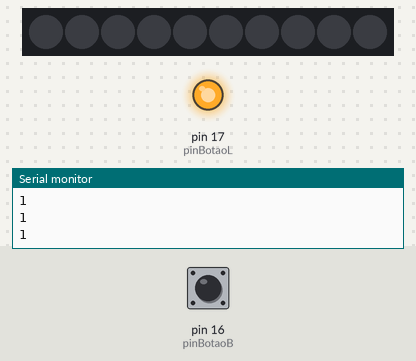
Simulated run of this sketch. Board: Arduino Uno, built with avr-gcc and run on an emulated ATmega328P. Parts: 10 RGB LEDs in strip order, left to right, output pins drawn as LEDs (lit = HIGH), the last lines printed to the serial monitor. The test bench sets the inputs (shaded band); at power-on: pin 16 (pinBotaoB) HIGH. Dim RGB values are drawn brighter than linear; random numbers use the default seed unless the sketch sets one.

Above: at 1.2 s.
1.3 s: pin 16 (pinBotaoB) pulled LOW for 3.2 s
At 2.5 s:
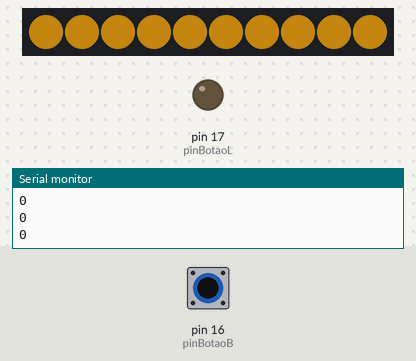
6.0 s: pin 16 (pinBotaoB) pulled LOW for 0.15 s
At 6.07 s:
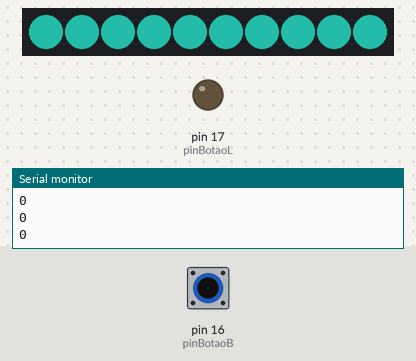
7.6 s: pin 16 (pinBotaoB) pulled LOW for 1 s
At 8.4 s:
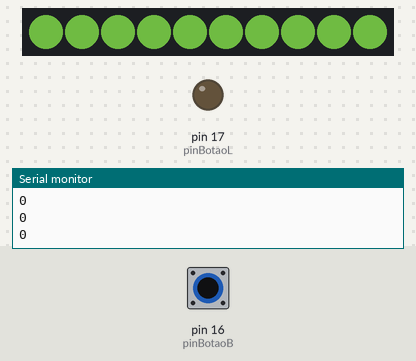
10.1 s: pin 16 (pinBotaoB) pulled LOW for 0.15 s
At 10.18 s:
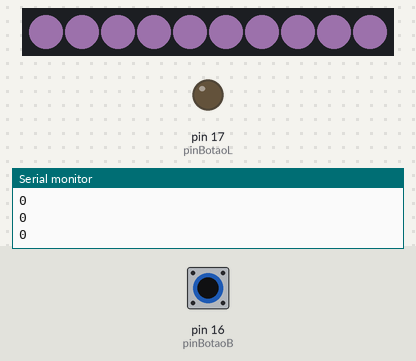
11.7 s: pin 16 (pinBotaoB) pulled LOW for 0.15 s
13.3 s: pin 16 (pinBotaoB) pulsed LOW 5 times (0.12 s each, 0.3 s apart)
At 13.66 s:
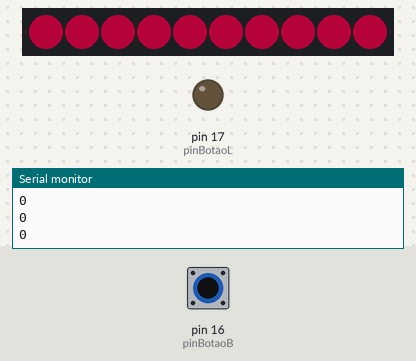
Timing chart, 0 to 17.3 s (numbered marks = the images above; inputs shaded):
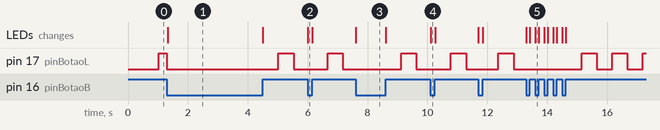

Measured:
- after the input at 1.3 s, the LEDs: change at once (image 1)
- after the input at 6.0 s, the LEDs: change at once (image 2)
- after the input at 7.6 s, the LEDs: change at once (image 3)
- after the input at 10.1 s, the LEDs: change at once (image 4)
- after the input at 13.3 s, the LEDs: first change at once (image 5 shows a later state)

The sketch:

Arduino.ino
```cpp
#include <Arduino.h>
#include "Adafruit_NeoPixel.h"

//Botao D4
//Led D8

#define pinBotaoL 17
#define pinBotaoB 16
#define pinLED 12 //Pino SIG da cascata de led
#define ledCount 10
Adafruit_NeoPixel strip(ledCount, pinLED, NEO_GRB + NEO_KHZ800);

void setup() {
  Serial.begin(9600);

  pinMode(pinBotaoL, OUTPUT);
  pinMode(pinBotaoB, INPUT);

  strip.setBrightness(100);
  strip.begin();
  strip.show();
}

int temp = 0;
int estadoLedB = 0;
int estadoBotao = 0;
int lasStateBotao = 1;
void loop() {
  //Led do botão fica piscando
  if((millis() - temp) > 500 && estadoBotao != 0){
    temp = millis();
    digitalWrite(pinBotaoL, estadoLedB);
    estadoLedB = !estadoLedB;
  }

  estadoBotao = digitalRead(pinBotaoB);
  if(estadoBotao == 0 && lasStateBotao != estadoBotao){
    //Desliga o led do botao
    digitalWrite(pinBotaoL, LOW);
    estadoLedB = LOW;

    int red = random(0, 255);
    int blue = random(0, 255);
    int green = random(0, 255);
    for(int i = 0; i < 11; i++){
      strip.setPixelColor(i, red, green, blue);
    }
  }
  if(estadoBotao == 1){
    for(int i = 0; i < 11; i++){
      strip.setPixelColor(i, 0, 0, 0);
    }
  }

  lasStateBotao = estadoBotao;

  strip.show();
  Serial.println(estadoBotao);

  delay(10);


}
```
